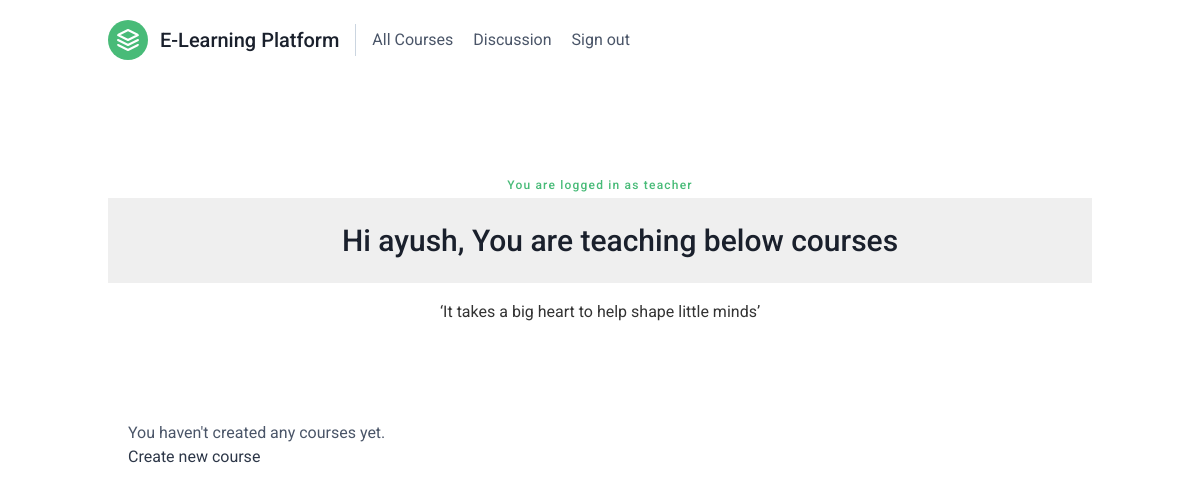
Before: /course/mine/ (signed in) with the older database file.
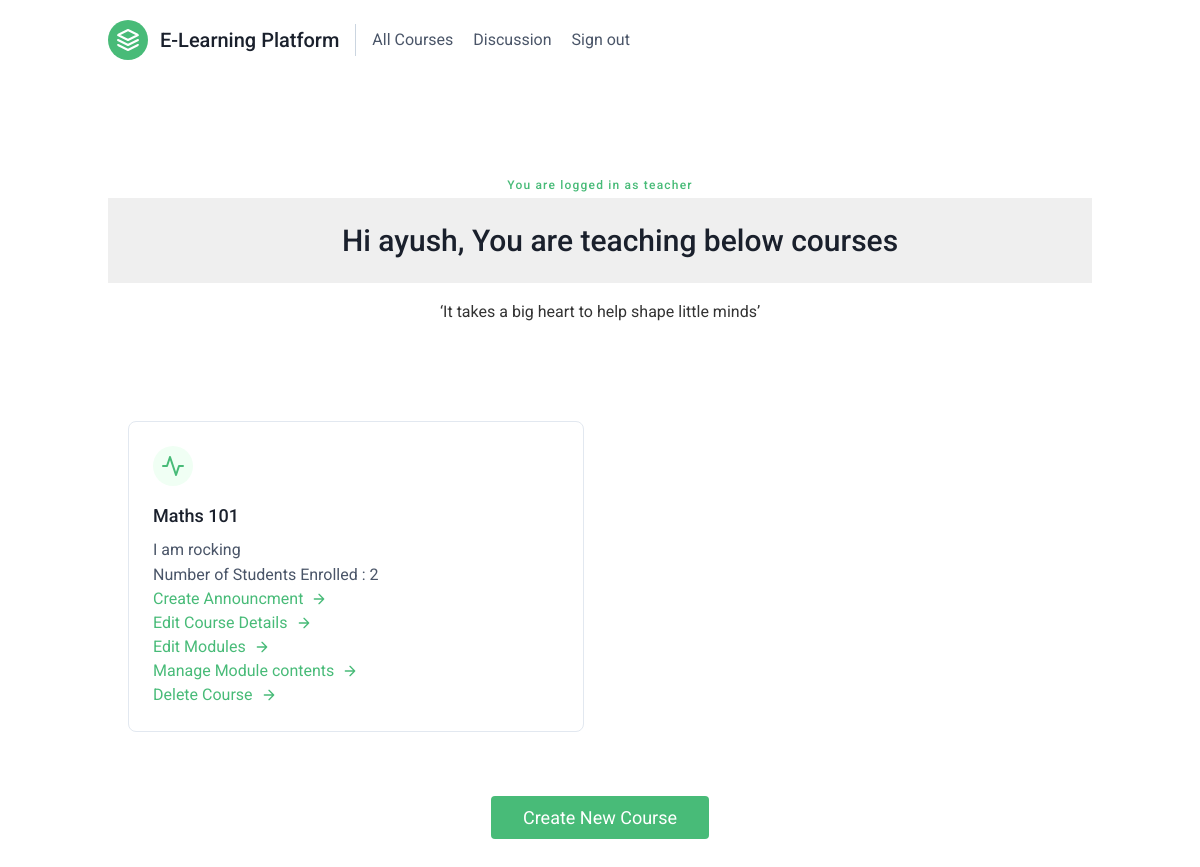
After: the same page with the newer database file.
### courses/models.py (models this page shows, shortened)
class Course(models.Model):
    owner = models.ForeignKey(settings.AUTH_USER_MODEL, related_name='courses_created', on_delete=models.CASCADE)
    subject = models.ForeignKey(Subject, related_name='courses', on_delete=models.CASCADE)
    title = models.CharField(max_length=200)
    slug = models.SlugField(max_length=200, unique=True)
    overview = models.TextField()
    created = models.DateTimeField(auto_now_add=True)
    class Meta:
        ordering = ['-created']

### courses/views.py (the view)
class ManageCourseListView(OwnerCourseMixin, ListView):
    template_name = 'courses/manage/course/list.html'

### courses/views.py (called while the page is built)
    def get_queryset(self):
        qs = super().get_queryset()
        return qs.filter(owner=self.request.user)

### courses/templates/courses/manage/course/list.html (shortened to what this page needs)
{% extends "base.html" %}
{% block content %}
  <div class="container px-5 py-24 mx-auto">
    <div class="flex flex-col text-center w-full">
      <h2 class="text-xs text-green-500 tracking-widest font-medium title-font mb-1">You are logged in as teacher</h2>
      <h1 class="sm:text-3xl text-2xl font-medium title-font mb-4 text-gray-900">Hi {{request.user}}, You are teaching below courses</h1>
      <p class="lg:w-2/3 mx-auto leading-relaxed text-base">‘It takes a big heart to help shape little minds’</p>
    </div>
  <div class="module">
  <section class="text-gray-700 body-font">
  <div class="container px-5 py-24 mx-auto">
   {% for course in object_list %}
    <div class="flex flex-wrap -m-4">
      <div class="xl:w-1/3 md:w-1/2 p-4">
        <div class="border border-gray-300 p-6 rounded-lg">
          <div class="w-10 h-10 inline-flex items-center justify-center rounded-full bg-green-100 text-green-500 mb-4">
            <svg fill="none" stroke="currentColor" stroke-linecap="round" stroke-linejoin="round" stroke-width="2" class="w-6 h-6" viewBox="0 0 24 24">
              <path d="M22 12h-4l-3 9L9 3l-3 9H2"></path>
            </svg>
          </div>
          <h2 class="text-lg text-gray-900 font-medium title-font mb-2">{{ course.title}}</h2>
          <p class="leading-relaxed text-base">{{course.overview}}</p>
          <p> Number of Students Enrolled : {{course.student_courses.all|length}} </p>
          <p>
          <a class="text-green-500 inline-flex items-center" href="{% url "courses:new_announcement" course.id %}">Create Announcment<svg fill="none" stroke="currentColor" stroke-linecap="round" stroke-linejoin="round" stroke-width="2" class="w-4 h-4 ml-2" viewBox="0 0 24 24">
            <path d="M5 12h14M12 5l7 7-7 7"></path>
          </svg></a> </p>
          <p>
          <a class="text-green-500 inline-flex items-center" href="{% url "courses:course_edit" course.id %}">Edit Course Details <svg fill="none" stroke="currentColor" stroke-linecap="round" stroke-linejoin="round" stroke-width="2" class="w-4 h-4 ml-2" viewBox="0 0 24 24">
            <path d="M5 12h14M12 5l7 7-7 7"></path>
          </svg></a> </p>
          <p>
          <a class="text-green-500 inline-flex items-center" href="{% url "courses:course_module_update" course.id %}">Edit Modules <svg fill="none" stroke="currentColor" stroke-linecap="round" stroke-linejoin="round" stroke-width="2" class="w-4 h-4 ml-2" viewBox="0 0 24 24">
            <path d="M5 12h14M12 5l7 7-7 7"></path>
          </svg></a></p>
          {% if course.modules.count > 0 %}
            <p>
            <a class="text-green-500 inline-flex items-center" href="{% url "courses:module_content_list" course.modules.first.id %}">Manage Module contents <svg fill="none" stroke="currentColor" stroke-linecap="round" stroke-linejoin="round" stroke-width="2" class="w-4 h-4 ml-2" viewBox="0 0 24 24">
            <path d="M5 12h14M12 5l7 7-7 7"></path>
          </svg></a></p>
          {% endif %}
          <p>
          <a class="text-green-500 inline-flex items-center" href="{% url "courses:course_delete" course.id %}">Delete Course <svg fill="none" stroke="currentColor" stroke-linecap="round" stroke-linejoin="round" stroke-width="2" class="w-4 h-4 ml-2" viewBox="0 0 24 24">
            <path d="M5 12h14M12 5l7 7-7 7"></path>
          </svg></a> </p>
        </div>
      </div>
    </div>
      <a href="{% url "courses:course_create" %}"> <button class="flex mx-auto mt-16 text-white bg-green-500 border-0 py-2 px-8 focus:outline-none hover:bg-green-600 rounded text-lg">Create New Course</button></a>
    {% empty %}
      <p>You haven't created any courses yet.</p>
      <a class="text-gray-800" href="{% url "courses:course_create" %}"> Create new course</a>
    {% endfor %}
  </div>
</section>
  </div>
{% endblock %}

Changed rows visible on the page:
added Course: title "Maths 101", overview "I am rocking", student_courses.all|length "2", shows "Manage Module contents"
Other visible differences:
text no longer shown: "You haven't created any courses yet. Create new course"
